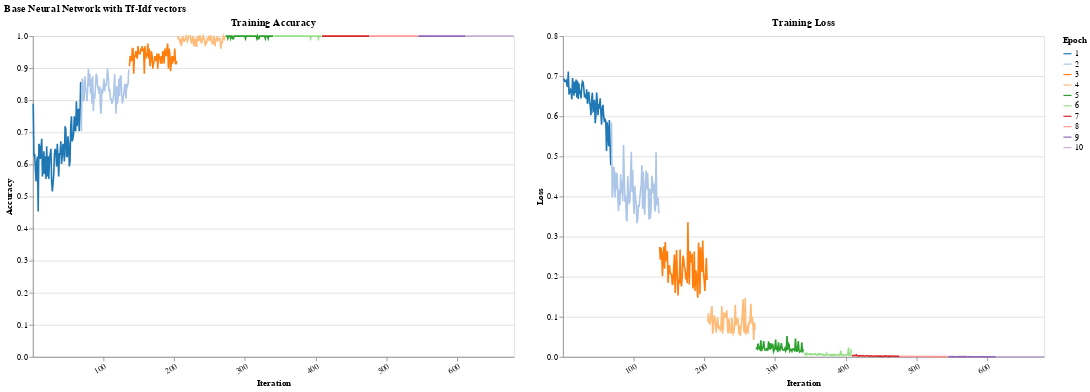

Notebook source saved alongside this figure:
### Markdown cell above
### Char features

### Code cell
print("Prepare data...")
test_nn_chars = encode_data(test_raw, chars_encoder)

print("Train model")
models_dir = Path('models/gb')

if not models_dir.exists():
    models_dir.mkdir(parents=True, exist_ok=True)

train_config = TrainConfig(
    num_epochs      = 10,
    early_stop      = False,
    violation_limit = 5,
    
)



USE_CACHE = False

model_nn_chars = NeuralNetwork(
    input_size=len(chars_encoder.vocabulary_),
    hidden_size=128,
    device='cuda'
)

if (models_dir / 'model_nn_chars.pt').exists() and USE_CACHE:
    model_nn_chars = load_model(model_nn_chars, models_dir, 'model_nn_chars')
else:
    train_nn_chars = encode_data(train_raw, chars_encoder)
    dataloader = DataLoader(train_nn_chars, batch_size=128, shuffle=True)

    model_nn_chars.fit(dataloader, train_config, disable_progress_bar=False)
    save_model(model_nn_chars, models_dir, "model_nn_chars")


with torch.no_grad():
    X_test = torch.stack([test[0] for test in test_nn_chars]).to(model_nn_chars.device)
    y_test = torch.stack([test[1] for test in test_nn_chars]).to(model_nn_chars.device)
    y_pred = model_nn_chars.predict(X_test)
    logits = model_nn_chars.forward(X_test)

result_nn_chars = evaluate(y_test.cpu(), y_pred.cpu(), logits.cpu())

# Plot training accuracy and loss side-by-side
plot_results(model_nn_chars, train_config, dataloader)

model_nn_words.to('cpu')
torch.cuda.empty_cache()

### Figure 1 — Vega-Lite specification as saved in the notebook (floating-point values rounded to 4 significant figures; data arrays with more than 128 entries replaced by an {"elided": "..."} marker saying what was removed)
{"config": {"view": {"continuousWidth": 300, "continuousHeight": 300}}, "hconcat": [{"mark": {"type": "line"}, "encoding": {"color": {"field": "epoch", "scale": {"scheme": "category20"}, "title": "Epoch", "type": "nominal"}, "x": {"axis": {"labelAngle": -30, "title": "Iteration", "values": [0, 100, 200, 300, 400, 500, 600]}, "field": "iteration", "type": "nominal"}, "y": {"axis": {"title": "Accuracy"}, "field": "training_acc", "type": "quantitative"}}, "height": 400, "title": "Training Accuracy", "width": 600}, {"mark": {"type": "line"}, "encoding": {"color": {"field": "epoch", "scale": {"scheme": "category20"}, "title": "Epoch", "type": "nominal"}, "x": {"axis": {"labelAngle": -30, "title": "Iteration", "values": [0, 100, 200, 300, 400, 500, 600]}, "field": "iteration", "type": "nominal"}, "y": {"axis": {"title": "Loss"}, "field": "training_loss", "type": "quantitative"}}, "height": 400, "title": "Training Loss", "width": 600}], "data": {"name": "data-45d5ae15ca58278ecbc047e5facbf92d"}, "title": "Base Neural Network with Tf-Idf vectors", "$schema": "https://vega.github.io/schema/vega-lite/v5.17.0.json", "datasets": {"data-45d5ae15ca58278ecbc047e5facbf92d": {"elided": "680 records"}}}
